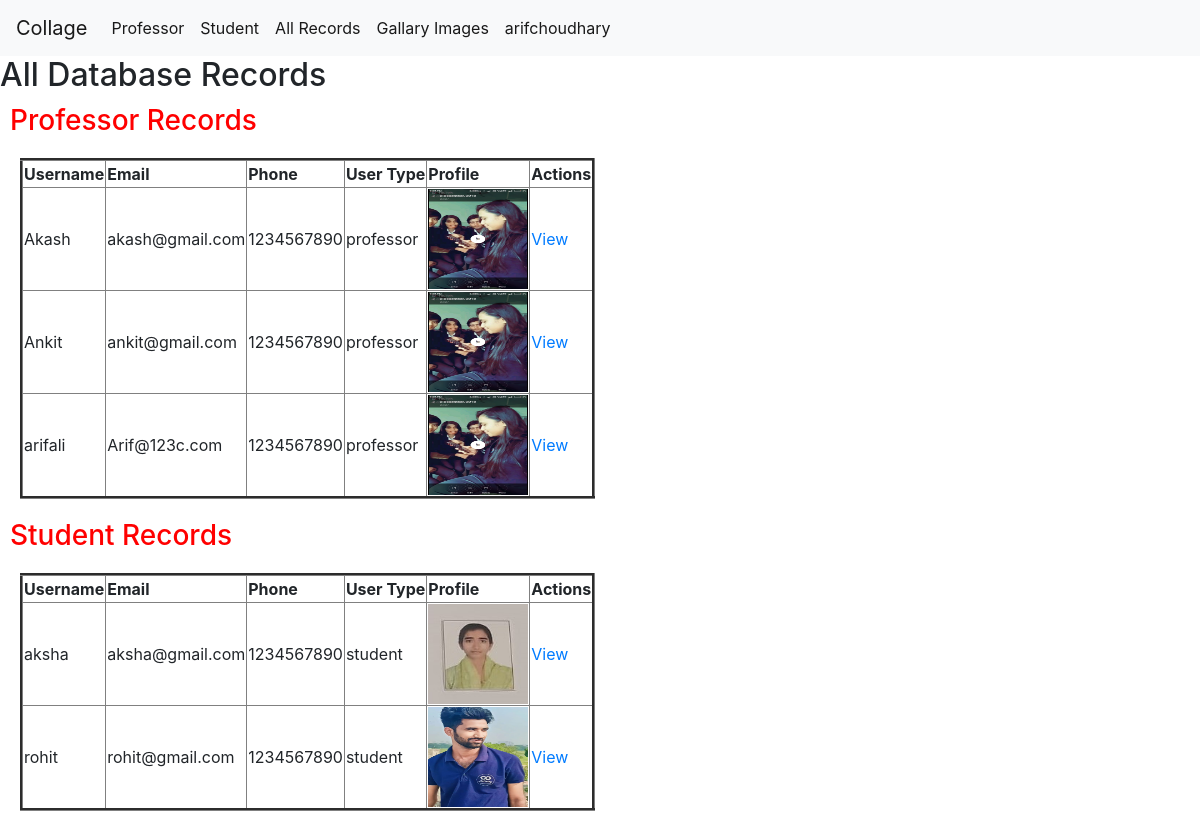
The app's page /list (signed in) with its own data.
### application/models.py (models this page shows)
class CustomUser(AbstractUser):# jo User table me phle fields thi uske sath ab ye new fields jo di hai add ho jaengi
    phone = models.CharField(max_length=12) # or iske liye hme setting.py me jakr USER_ATH ko override kra hai
    profile = models.ImageField(upload_to="static/")#AUTH_USER_MODEL = 'application.CustomUser' # app ka nam . class ka nam
    user_types = (
        ("student","student"),
        ("professor","professor"),
        ("director","director"),
    )
    user_type = models.CharField(max_length=15,choices=user_types,default = "student")

### application/views.py (the view)
# urls.py: path('list',views.ProfessorListView,name="all_list"),
def ProfessorListView(request):
    stud = CustomUser.objects.filter(user_type = "student")
    prof = CustomUser.objects.filter(user_type="professor")
    return render(request,"AllList.html",{"profs":prof,"studs":stud}) # dict['profs'] =return krega all records from customerUSer table

### template/AllList.html (shortened to what this page needs)
{% extends "header.html" %}
{% load static %}
{% block content %}
<h2>All Database Records</h2>
 {% if request.user.user_type == 'director' %}
<h3 style="color:red; margin:10px;">Professor Records</h3>
<table border="3" style="margin:20px;">
    <tr>
      <th>Username</th>
      <th>Email</th>
      <th>Phone</th>
      <th>User Type</th>
      <th>Profile</th>
      <th>Actions</th>
    </tr>
    {% for prof in profs %}
    <tr>
      <td>{{prof.username}}</td>
      <td>{{prof.email}}</td>
      <td>{{prof.phone}}</td>
      <td>{{prof.user_type}}</td>
      <td><img src="{{prof.profile.url}}" alt="" height=100 width=100 /></td>
      <td><a href ="{% url 'getProfile' %}">View</a></td>
    </tr>
  {% endfor %}
  </table>
  <h3 style="color:red; margin:10px;">Student Records</h3>
<table border="3" style="margin:20px;">
    <tr>
      <th>Username</th>
      <th>Email</th>
      <th>Phone</th>
      <th>User Type</th>
      <th>Profile</th>
      <th>Actions</th>
    </tr>
    {% for stud in studs %}
    <tr>
      <td>{{stud.username}}</td>
      <td>{{stud.email}}</td>
      <td>{{stud.phone}}</td>
      <td>{{stud.user_type}}</td>
      <td><img src="{{stud.profile.url}}" alt="" height=100 width=100 /></td>
      <td><a href ="{% url 'getProfile' %}">View</a></td>
    </tr>
  {% endfor %}
  </table>
{% endif %}
{% endblock %}

### template/header.html (shortened to what this page needs)
{% load static %}
<!doctype html>
<html lang="en">
  <head>
    <link rel="stylesheet" href="https://cdn.jsdelivr.net/npm/bootstrap@4.0.0/dist/css/bootstrap.min.css">
  </head>
  <body>
    {% if request.user.user_type == 'director' %}
<nav class="navbar navbar-expand-lg navbar-light bg-light">
    <a class="navbar-brand" href="#">Collage</a>
    <div class="collapse navbar-collapse" id="navbarNav">
      <ul class="navbar-nav">
        <li class="nav-item active">
          <a class="nav-link" href="{% url 'prof' %}">Professor <span class="sr-only">(current)</span></a>
        </li>
        <li class="nav-item active">
          <a class="nav-link" href="#">Student</a>
        </li>
        <li class="nav-item active">
          <a class="nav-link" href="{% url 'all_list' %}">All Records</a>
        </li>
        <li class="nav-item active">
          <a class="nav-link" href="#">Gallary Images</a>
        </li>
        <li class="nav-item active">
          <a class="nav-link" href="#">{{request.user}}</a>
        </li>
      </ul>
    </div>
  </nav>
  {% endif %}
{% block content %}
{% endblock %}
</body>
</html>

### records on screen
CustomUser: user "arifchoudhary"
CustomUser: username "Akash", email "akash@gmail.com", phone "1234567890", user_type "professor", profile (picture)
CustomUser: username "Ankit", email "ankit@gmail.com", phone "1234567890", user_type "professor", profile (picture)
CustomUser: username "arifali", email "Arif@123c.com", phone "1234567890", user_type "professor", profile (picture)
CustomUser: username "aksha", email "aksha@gmail.com", phone "1234567890", user_type "student", profile (picture)
CustomUser: username "rohit", email "rohit@gmail.com", phone "1234567890", user_type "student", profile (picture)
